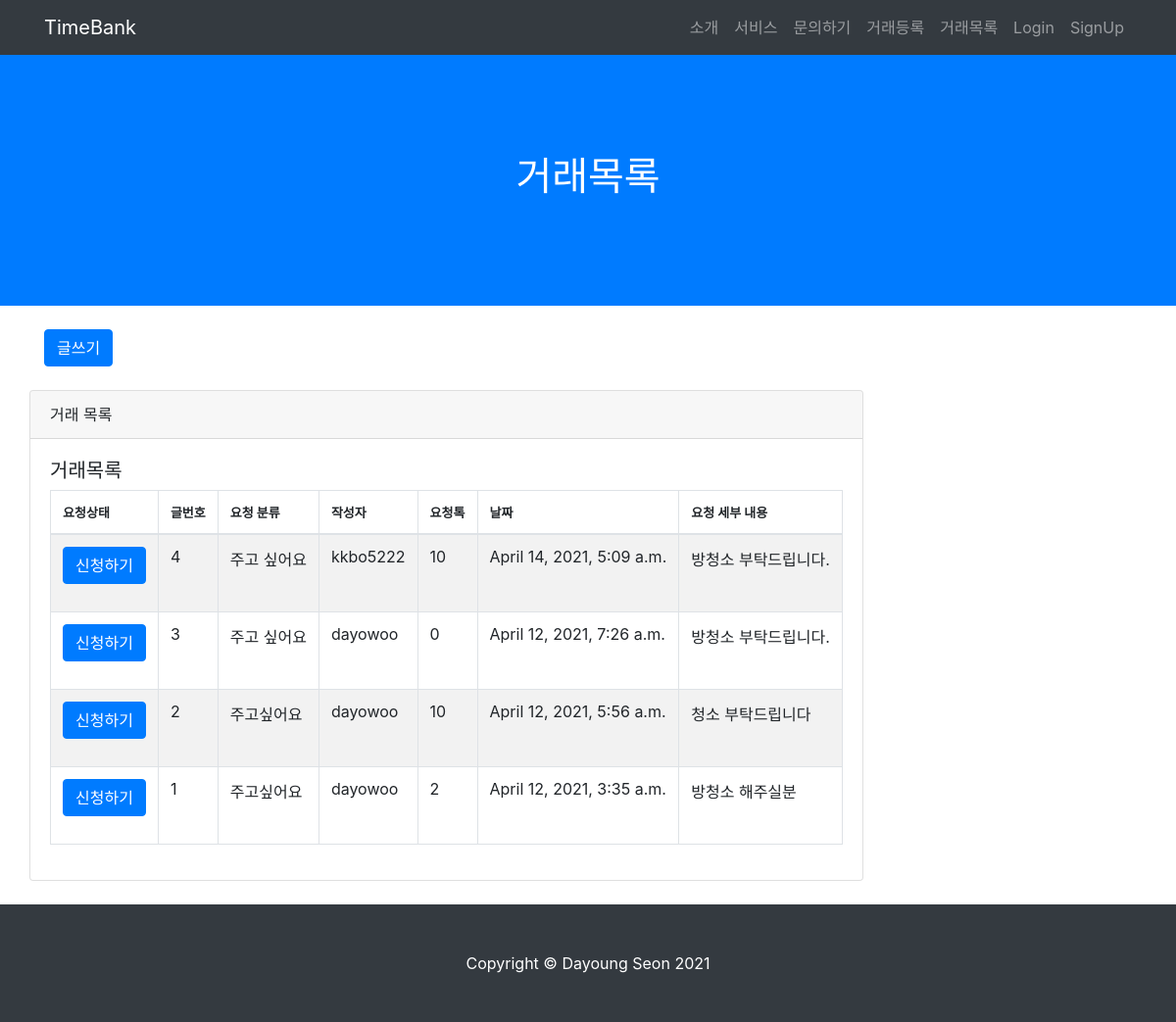
The page /post/post_list/ on the database as committed earlier.
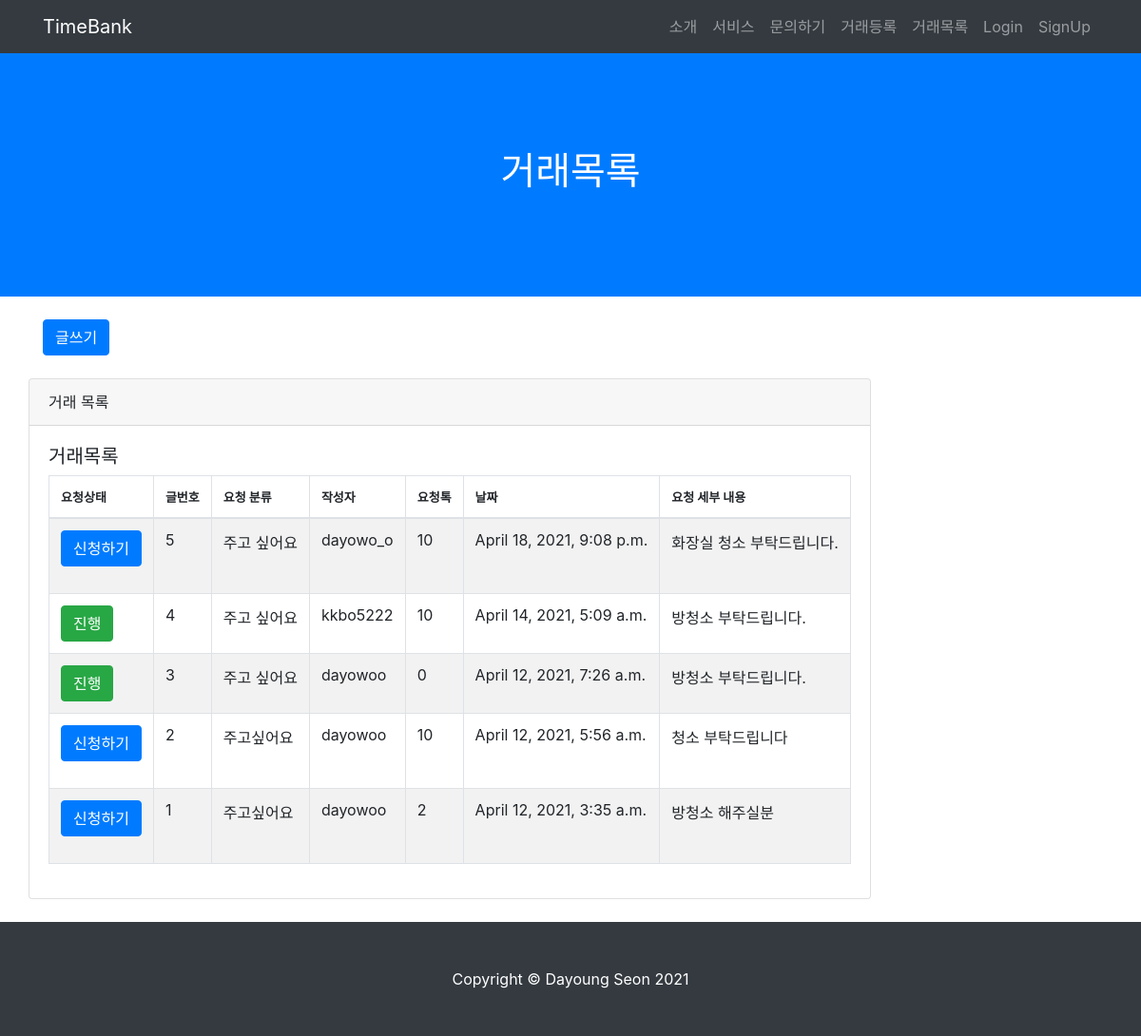
The same page on the database as committed later.
### TimeBank_app/models.py (models this page shows, shortened)
class Post(models.Model):
    date = models.CharField(max_length=140)
    start_time = models.CharField(max_length=140)
    end_time = models.CharField(max_length=140)
    service_choice = (('주고싶어요','주고싶어요'), ('받고싶어요','받고싶어요'))
    service = models.CharField(max_length=50, choices=service_choice)
    location = models.CharField(max_length=140)
    main_work = models.CharField(max_length=140)
    content = models.TextField(verbose_name='내용')
    created_at = models.DateTimeField(auto_now_add=True, verbose_name='등록시간')
    tok = models.PositiveIntegerField(default=0, verbose_name='거래톡')
    author = models.ForeignKey(User, on_delete=models.CASCADE, verbose_name='작성자')
    status_list = (('대기','대기'),('진행','진행'),('완료','완료'),('중단','중단'))
    status = models.CharField(max_length=50, choices=status_list, default='대기')
    respond_list = (('요청대기','요청대기'),('요청승인', '요청승인'),('요청거절','요청거절'))
    respond = models.CharField(max_length=50, choices=respond_list, verbose_name='승인상태', default='요청대기')
    applicants = models.CharField(max_length=140, verbose_name='신청자', null=True)
    class Meta:
        ordering = ['-created_at']

### TimeBank_account/models.py (models this page shows)
class User(AbstractUser):
    username = models.CharField(max_length=64, verbose_name='사용자ID', unique=True)
    email = models.EmailField(max_length=128, verbose_name='E-mail')
    name = models.CharField(max_length=64, verbose_name='이름')
    password = models.CharField(max_length=64, verbose_name='비밀번호')
    contact = models.CharField(max_length=150, verbose_name='연락처')
    birth = models.CharField(max_length=150, verbose_name='생년월일')
    user_age = models.CharField(max_length=50, verbose_name='연령대')
    gender = models.CharField(max_length=10, verbose_name='성별')
    balance = models.IntegerField(verbose_name='잔액', default=0)
    registered_dtn = models.DateField(auto_now_add=True, verbose_name='가입일자')
    image = models.ImageField(upload_to="images/", blank=True)
    object = CustomUserManager()
    def __str__(self):
        return self.username
    class Meta:
        db_table = 'TimeBank_user'

### TimeBank_app/views.py (the view)
# urls.py: path('post_list/', post_list, name="post_list"),
def post_list(request):
    posts = Post.objects.all().order_by('-id')
    return render(request, 'post_list.html', {'posts': posts})

### TimeBank_app/templates/post_list.html (shortened to what this page needs)
{% load static %}
<html lang="en">
<head>
  <link href="{% static 'vendor/bootstrap/css/bootstrap.min.css' %}" rel="stylesheet">
  <link href="{% static 'css/scrolling-nav.css' %}" rel="stylesheet">
</head>
<body id="page-top">
 <nav class="navbar navbar-expand-lg navbar-dark bg-dark fixed-top" id="mainNav">
  <div class="container">
    <a class="navbar-brand js-scroll-trigger" href="{% url 'index' %}">TimeBank</a>
    <div class="collapse navbar-collapse" id="navbarResponsive">
      <ul class="navbar-nav ml-auto">
        <li class="nav-item">
          <a class="nav-link js-scroll-trigger" href="{% url 'index' %}">소개</a>
        </li>
        <li class="nav-item">
          <a class="nav-link js-scroll-trigger" href="{% url 'index' %}">서비스</a>
        </li>
        <li class="nav-item">
          <a class="nav-link js-scroll-trigger" href="{% url 'index' %}">문의하기</a>
        </li>
        <li class="nav-item">
          <a class="nav-link js-scroll-trigger" href="{% url 'new_post' %}">거래등록</a>
        </li>
      <li class="nav-item">
        <a class="nav-link js-scroll-trigger" href="{% url 'post_list' %}">거래목록</a>
      </li>
        {% if user.is_authenticated %}
        <li class="nav-item">
          <a class="nav-link js-scroll-trigger" href="{% url 'profile' user.username %}">{{ user.get_username }}</a>
        </li>
        <li class="nav-item">
          <form action="{% url 'logout' %}" method="POST">
            {% csrf_token %}
            <input type="submit" class="nav-link logout" href="{% url 'logout' %}" value="Logout" style="border: none; background: transparent;">
          </form>
        </li>
        {% else %}
        <li class="nav-item">
          <a class="nav-link js-scroll-trigger" href="{% url 'login' %}">Login</a>
        </li>
        <li class="nav-item">
          <a class="nav-link js-scroll-trigger" href="{% url 'register' %}">SignUp</a>
        </li>
        {% endif %}
      </ul>
    </div>
  </div>
</nav>
  <header class="bg-primary text-white">
    <div class="container text-center">
      <h1>거래목록</h1>
    </div>
  </header>
  <div class="container">
    <div class="row">
      <div class="col-12">
        <br>
        <a href="{% url 'new_post' %}"><button class="btn btn-primary">글쓰기</button></a>
      </div>
  </div>
    <div class="row">
        <div class="card card-outline-secondary my-4">
          <div class="card-header">
            거래 목록
          </div>
          <div class="card-body">
            <h5>거래목록</h5>
            <table id="example" class="table table-striped table-bordered" style="width:100%">
              <thead>
                <tr>
                  <th style="font-size: 13px;">요청상태</th>
                  <th style="font-size: 13px;">글번호</th>
                  <th style="font-size: 13px;">요청 분류</th>
                  <th style="font-size: 13px;">작성자</th>
                  <th style="font-size: 13px;">요청톡</th>
                  <th style="font-size: 13px;">날짜</th>
                  <th style="font-size: 13px;">요청 세부 내용</th>
              </tr>
              </thead>
              <tbody>
                {% for post in posts %}
                <tr>
                  <td>
                    {% if request.user == post.author %}
                    <a href="{% url 'my_post_detail' post.id %}" class="btn btn-info">{{post.status}}</a>
                    {% elif request.user != post.author %}
                        {% if post.status == "대기" %}
                            <form action="{{post.id}}/" method="post">
                                <button name="progress" class="btn btn-primary">신청하기</button>
                            </form>
                        {% elif post.status == "진행" %}
                            <button class="btn btn-success">{{ post.status }}</button>
                        {% elif post.status == "완료" %}
                            <button class="btn btn-warning">{{ post.status }}</button>
                        {% elif post.status == "중단" %}
                            <button class="btn btn-secondary">{{ post.status }}</button>
                        {% endif %}
                    {% endif %}
                  </td>
                    <td>{{ post.id }}</td>
                    <td>{{ post.service }}</td>
                    <td>{{ post.author }}</td>
                    <td>{{ post.tok }}</td>
                    <td>{{ post.created_at }}</td>
                    <td>{{ post.content }}</td>
                </tr>
                {% endfor %}
            </tbody>
          </table>
        </div>
      </div>
      </div>
    </div>
  <footer class="py-5 bg-dark">
    <div class="container">
      <p class="m-0 text-center text-white">Copyright &copy; Dayoung Seon 2021</p>
    </div>
  </footer>
</body>

### TimeBank_account/static/css/scrolling-nav.css (style rules this page uses)
header { padding: 156px 0 100px; }

Rows that differ between the two databases and show on the page:
added Post: id "5", service "주고 싶어요", author "dayowo_o", tok "10", created_at "April 18, 2021, 9:08 p.m.", content "화장실 청소 부탁드립니다."
changed Post "April 14, 2021, 5:09 a.m.": status (not shown) → "진행"; no longer shows "신청하기"
changed Post "April 12, 2021, 7:26 a.m.": status (not shown) → "진행"; no longer shows "신청하기"
